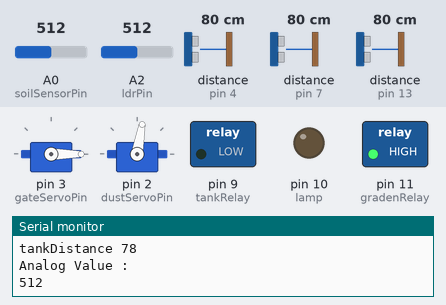
Recording of a sketch running on a simulated Arduino Uno, built with avr-gcc and run on an emulated ATmega328P. Shown: 2 × servo, switched loads named in the sketch (green lamp = pin HIGH), output pins drawn as LEDs (lit = HIGH), the last lines printed to the serial monitor. Wiring (inferred from the names in the program): 3 × ultrasonic range finder: trigger pin 5, echo pin 4 / trigger pin 8, echo pin 7 / trigger pin 12, echo pin 13. Dashed ring = blinking. The test bench sets the inputs (shaded band); at power-on: distance to the obstacle (sensors on pin 13, pin 7, pin 4) 80 cm, A0 (soilSensorPin) = 512, A2 (ldrPin) = 512. The echo pulse lasts 58.3 µs per cm; pins used as bus, display or sensor lines are not drawn.

Above: at 1.8 s.
1.9 s: distance to the obstacle (sensor on pin 13) set to 8 cm
3.4 s: distance to the obstacle (sensor on pin 13) set to 5 cm
At 4.4 s:
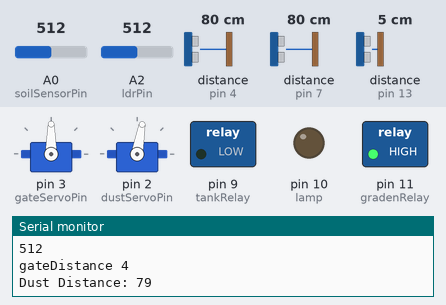
7.6 s: distance to the obstacle (sensor on pin 7) set to 6 cm
11.1 s: distance to the obstacle (sensor on pin 7) set to 3 cm
At 11.86 s:
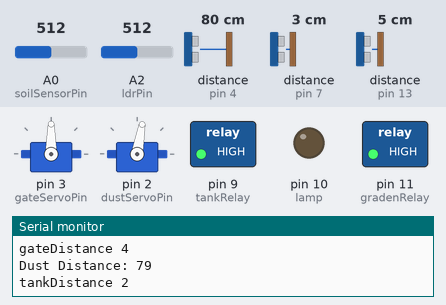
15.3 s: distance to the obstacle (sensor on pin 4) set to 6 cm
19.5 s: distance to the obstacle (sensor on pin 4) set to 3 cm
At 20.08 s:
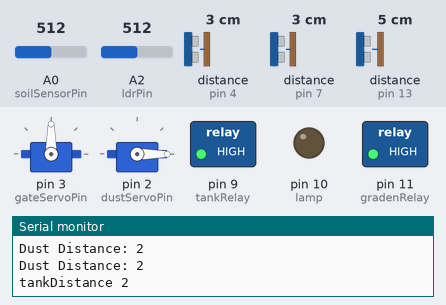
Timing chart, 0 to 24.0 s (numbered marks = the images above; inputs shaded):
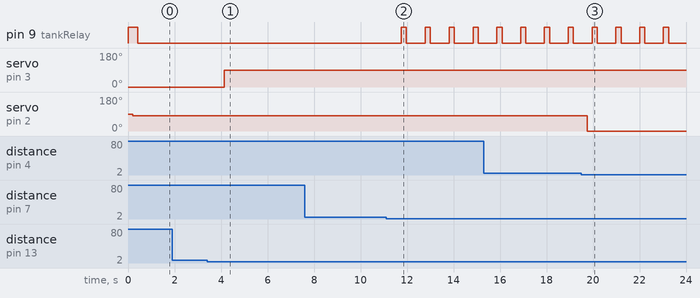

Measured:
- the behaviour switches between 7 and 6 cm on distance to the obstacle (sensor on pin 13) (found by bisection; images 0 and 1)
- the behaviour switches between 5 and 4 cm on distance to the obstacle (sensor on pin 7) (found by bisection; images 1 and 2)
- the behaviour switches between 5 and 4 cm on distance to the obstacle (sensor on pin 4) (found by bisection; images 2 and 3)
- after the input at 3.4 s, servo on pin 3 (gateServoPin): 0° → 90° after 0.74 s
- after the input at 11.1 s, pin 9 (tankRelay): alternates HIGH for 0.22 s and LOW for 0.81 s, starting after 0.66 s
- after the input at 19.5 s, servo on pin 2 (dustServoPin): 80° → 0° after 0.26 s

The sketch:

smarthome_arduino_1.ino
```cpp
#include <Servo.h>
int pirSensor = 6;
int gateServoPin = 3;
int dustServoPin = 2;
int pirState = LOW;
int dustEcho = 4;
int dustTrig = 5;
int tankEcho = 7;
int tankTrig = 8;
//long gateDuration;
int gateDistance;
long tankDuration;
int tankDistance;
long duration;
int distance;
int gateTrig = 12;
int gateEcho = 13;
int tankRelay = 9;
int dustbinFlag = 0;
int gradenRelay=11;
int soilSensorPin = A0;
int soilSensorValue;
int soilLimit = 400;
int ldrPin = A2;
int lamp = 10;
int gateDuration;
Servo survoGate;
Servo survoDust;
void setup() {
  survoGate.attach(gateServoPin);
  survoDust.attach(dustServoPin);
  pinMode(pirSensor, INPUT);
  pinMode(dustTrig, OUTPUT);
  pinMode(dustEcho, INPUT);
  pinMode(tankTrig, OUTPUT);
  pinMode(tankEcho, INPUT);
  pinMode(gateTrig, OUTPUT);
  pinMode(gateEcho, INPUT);
  pinMode(tankRelay, OUTPUT);
  pinMode(gradenRelay, OUTPUT);
  pinMode(soilSensorPin, INPUT);
  pinMode(lamp, OUTPUT);
  pinMode(ldrPin, INPUT);
  digitalWrite(tankRelay, HIGH);
  digitalWrite(gradenRelay, HIGH);

   Serial.begin(9600);
}
void autoLight(){
  int ldrVal = analogRead(ldrPin);
  if(ldrVal <= 300){
    digitalWrite(lamp, HIGH);
  }
  else{
    digitalWrite(lamp, LOW);
  }

}
void soil(){
   soilSensorValue = analogRead(soilSensorPin);
   Serial.println("Analog Value : ");
   Serial.println(soilSensorValue);

   if (soilSensorValue>soilLimit) {
     digitalWrite(tankRelay, LOW); //Relay need to on so water pump can  supply water to the garden
   }
   else {
    digitalWrite(tankRelay, HIGH); //Relay is off.
   }

}
void tank(){
  /* First measure the distance */
    digitalWrite(tankTrig, LOW);
    delayMicroseconds(2);
    digitalWrite(tankTrig, HIGH);
    delayMicroseconds(10);
    digitalWrite(tankTrig, LOW);
    tankDuration = pulseIn(tankEcho, HIGH);
    tankDistance= tankDuration*0.034/2;

    /*Now if check the water level and do neccesarry job */
    if(tankDistance >= 4){
      digitalWrite(tankRelay, LOW);
    }
    if(tankDistance > 0 && tankDistance <= 3){
      digitalWrite(tankRelay, HIGH);
    }

    Serial.print("tankDistance ");
    Serial.println(tankDistance);
  delay(20);
}
void dustbin(){
    /* First measure the distance */
    digitalWrite(dustTrig, LOW);
    delayMicroseconds(2);
    digitalWrite(dustTrig, HIGH);
    delayMicroseconds(10);
    digitalWrite(dustTrig, LOW);
    duration = pulseIn(dustEcho, HIGH);
    distance= duration*0.034/2;
    survoDust.write(80);

    if(distance < 4 && distance > 0)
    {
      survoDust.write(0);
      Serial.print("Dust Distance: ");
      Serial.println(distance);
    }
    else{
      survoDust.write(80);
    }
      Serial.print("Dust Distance: ");
      Serial.println(distance);


}
void gate(){
    digitalWrite(gateTrig, LOW);
    delayMicroseconds(2);
    digitalWrite(gateTrig, HIGH);
    delayMicroseconds(10);
    digitalWrite(gateTrig, LOW);
     survoGate.write(0);
    gateDuration = pulseIn(gateEcho, HIGH);
    gateDistance = gateDuration*0.034/2;
    if(gateDistance <= 5 && gateDistance > 0){
       survoGate.write(90);
    }
    else{
      survoGate.write(0);
    }

    Serial.print("gateDistance ");
    Serial.println(gateDistance);


}

void loop() {
  gate();
  delay(200);
  dustbin();
  delay(200);
  tank();
  delay(200);
  soil();
  delay(200);
  //temparature();
  autoLight();
  delay(200);

}
```
